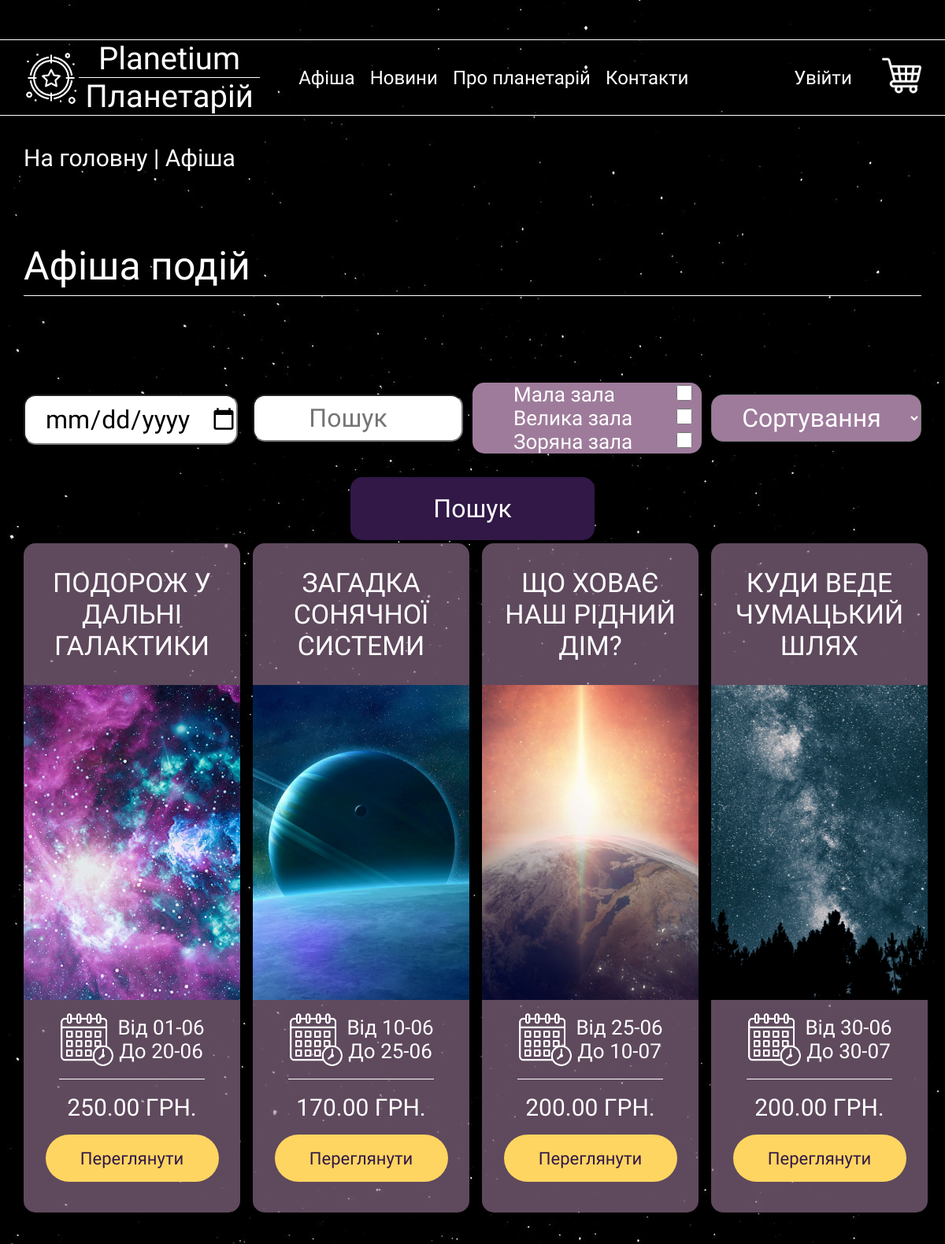
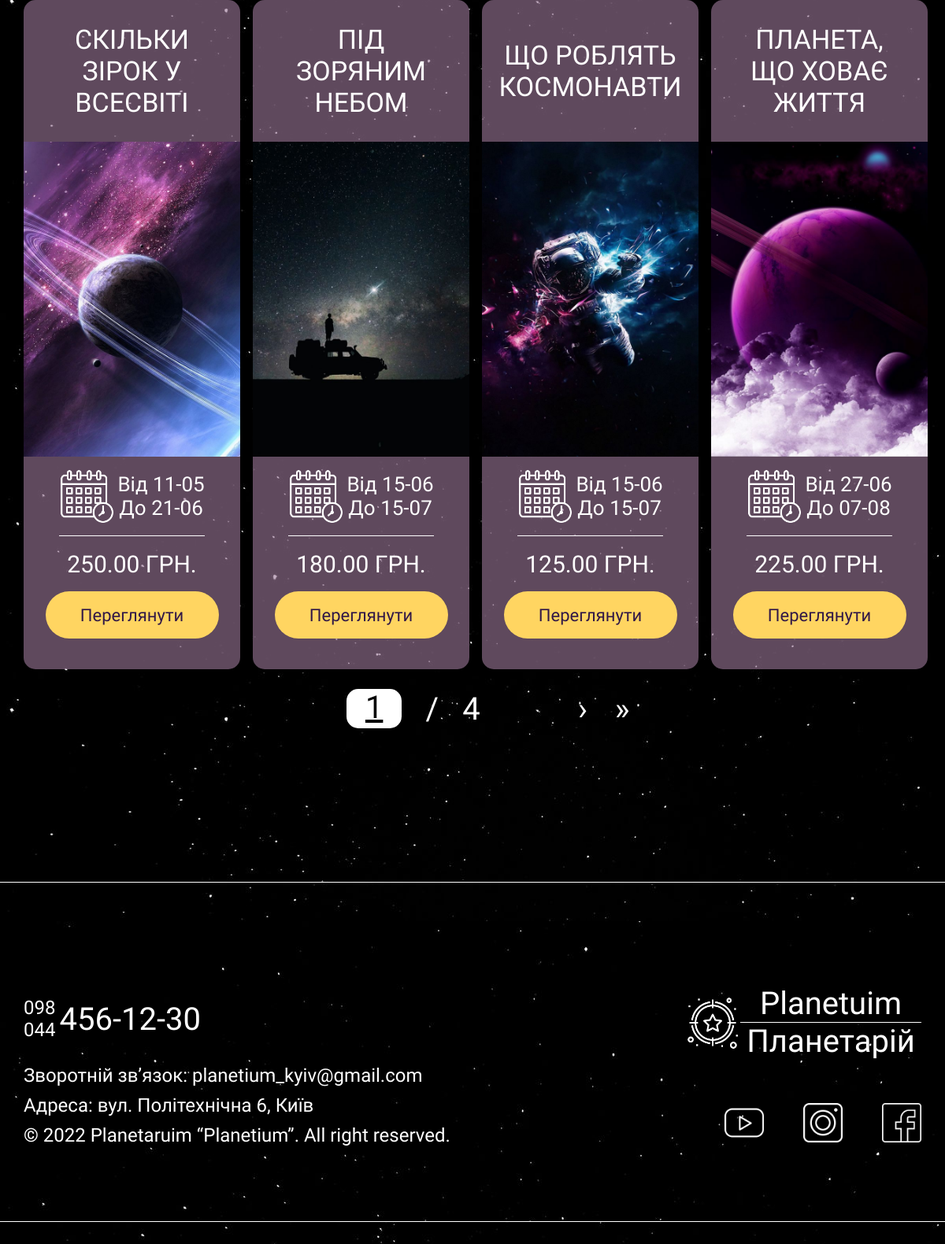
Screenshot of /events/ with the database file from the repository (2 pictures, top to bottom).
### Events/models.py (models this page shows, shortened)
class Event(models.Model):
    name = models.CharField(max_length=200)
    short_name = models.CharField(max_length=200)
    image = models.ImageField(upload_to='images/events/', default="images/default.png", blank=True)
    from_date = models.DateField()
    to_date = models.DateField()
    price = models.DecimalField(max_digits=10, decimal_places=2)
    about = models.TextField(max_length=2000)
    hall_id = models.ForeignKey(Hall, on_delete=models.CASCADE, related_name='events')
    popularity = models.PositiveSmallIntegerField()
    favourite = models.ManyToManyField(User, related_name='favourite', blank=True)

### Events/views.py (the view)
# urls.py: path('', all_events, name='all_events'),
def all_events(request):
    search_query = request.GET.get('search', '')
    date_picker = request.GET.get('date', '')
    hall_picker = request.GET.getlist('hall', '')
    sorting = request.GET.get('sorting', '')
    if search_query is not None and search_query != ' ':
        events = Event.objects.filter(name__icontains=search_query)
    else:
        events = Event.objects.all()
    if date_picker:
        events = events.filter(from_date__lte=date_picker, to_date__gte=date_picker)
    if hall_picker:
        filters = Q()
        for parameter in hall_picker:
            filters |= Q(hall_id=parameter)
        events = events.filter(filters)
    if sorting:
        events = events.order_by(sorting)
    paginator = Paginator(events, 8)
    page_number = request.GET.get('page')
    paginator_events = paginator.get_page(page_number)
    return render(request, "all_events.html", context={'events': paginator_events})

### Events/templatetags/custom_filters.py (called while the page is built)
@register.filter
def getlist_filter(query_dict, key):
    return query_dict.getlist(key)

### Events/templates/all_events.html (shortened to what this page needs)
{% extends 'index.html' %}
{% block content %}
<section class="links">
    <div class="container">
        <a href="{% url 'main:landing' %}">На головну</a>
        <p>&nbsp|&nbsp</p>
        <a href="{% url 'events:all_events' %}">Афіша</a>
    </div>
</section>
<section class="choice-maker">
        <div class="container">
            <div class="admin-events">
                <h1>
                    Афіша подій
                </h1>
            </div>
            <hr>
            <form class="search-form"  method="GET" action="{% url 'events:all_events' %}">
                <div class="row">
                        <div class="col-8 col-lg-3 sorting-boxes">
                            <input  class="search-input" type="date" placeholder="Дата" aria-label="Дата"
                                    name="date">
                        </div>
                        <div class="col-4 col-lg-3 sorting-boxes">
                                <input class="search-input" type="search" placeholder="Пошук" aria-label="Пошук"
                                       name="search">
                        </div>
                        <div class="col-12 col-lg-3 box-form">
                            <div class="check-boxes">
                                <label>
                                    Мала зала
                                    <input type="checkbox" name="hall" value="1">
                                </label>
                            </div>
                            <div class="check-boxes">
                                <label>
                                    Велика зала
                                    <input type="checkbox" name="hall" value="2">
                                </label>
                            </div>
                            <div class="check-boxes">
                                <label>
                                    Зоряна зала
                                    <input type="checkbox" name="hall" value="3">
                                </label>
                            </div>
                        </div>
                        <div class="col-12 col-lg-3 sorting-boxes">
                            <label>
                                <select name="sorting" id="sort-list" class="choicebox order">
                                        <option value="" id="placeholder" disabled selected hidden>Сортування</option>
                                </select>
                            </label>
                        </div>
                        <div class="form">
                            <button type="submit" class="search">Пошук</button>
                        </div>
                </div>
            </form>
        </div>
    </section>
<section class="posters-block posters-block-container">
    <div class="container">
        <div class="row">
            {% if events %}
                {% for event in events %}
                    <div class="col-6 col-xl-3">
                        <div class="poster">
                            <a class="name" href="{% url 'events:event' event.id %}">{{ event.name }}</a>
                            <img src="{{ event.image.url }}" alt="">
                            <div class="calendar">
                                <img src="/media/images/poster/calendar.png" alt="">
                                <div class="text">
                                    <p>Від {{ event.from_date|date:"d-m" }} </p>
                                    <p>До {{ event.to_date|date:"d-m" }}</p>
                                </div>
                            </div>
                            <hr class="poster-hr">
                            <p class="price">{{ event.price }} ГРН.</p>
                            <a href="{% url 'events:event' event.id %}">Переглянути</a>
                        </div>
                    </div>
                {% endfor %}
            {% else %}
                <h1>
                    На жаль, подій нема...
                </h1>
            {% endif %}
        </div>
{% load custom_filters %}
<div class="pagination-form">
    <ul class="pagination">
        <div class="current">
            <p class="current-page">{{ events.number }}</p>
            <p>/</p>
            <p>{{ events.paginator.num_pages }}</p>
        </div>
        {% if events.has_next %}
            <li class="page-item">
                <a href="?page={{ events.next_page_number }}" rel="next" aria-label="Next &raquo;">&rsaquo;</a>
                <a href="?page={{ events.paginator.num_pages }}">&raquo;</a>
            </li>
        {% endif %}
    </ul>
</div>
    </div>
</section>
{% endblock %}

### templates/index.html (shortened to what this page needs)
{% load static %}
<!DOCTYPE html>
<html lang="en">
<head>
    <link rel="stylesheet" href={% static "bootstrap-grid.min.css" %}>
    <link rel="stylesheet" type="text/css" href="{% static "/style.css" %}"  />
</head>
<body>
<header class="header{% if not request.path == '/' %} header-other-pages{% endif %}">
    <hr class="first-line">
    <div class="container">
        <a class="landing-href" href="{% url 'main:landing' %}">
            <div class="logo logo-header">
                <img src="/media/images/logo/focus.png" alt="">
                <div class="name">
                    <p>Planetium</p>
                    <hr>
                    <p>Планетарій</p>
                </div>
            </div>
        </a>
        <div class="menu">
            <a class="menu-item" href="{% url 'events:all_events' %}">Афіша</a>
            <a class="menu-item" href="{% url 'news:all_news' %}">Новини</a>
            <a class="menu-item" href="{% url 'main:about_us' %}">Про планетарій</a>
            <a class="menu-item" href="{% url 'main:contacts' %}">Контакти</a>
        </div>
        <div class="contacts">
            {% if user.is_authenticated %}
                <div class="login">
                    <a href="{% url 'account:logout' %}">Вийти</a>
                </div>
                <div class="login">
                    <a href="{% url 'user:profile' %}">{{ request.user }}</a>
                </div>
            {% else %}
                <div class="login">
                    <a href="{% url 'account:login' %}">Увійти</a>
                </div>
            {% endif %}
            <a href="{% url 'order:cart' %}">
                <img class="profile-pic" src="/media/images/logo/cart.png" alt="">
            </a>
        </div>
    </div>
    <hr>
</header>
{% block content %}
{% endblock %}
<footer class="footer">
    <hr>
    <div class="container">
        <div class="row">
            <div class="col-8 col-md-6">
                <div class="phone phone-footer">
                    <div class="small">
                        <div>098</div>
                        <div>044</div>
                    </div>
                    456-12-30
                </div>
                <div class="text">
                    <div class="line line-one">
                        <p>Зворотній зв’язок:&nbsp</p>
                        <p>planetium_kyiv@gmail.com</p>
                    </div>
                    <div class="line line-two">
                        <p>Адреса:&nbsp</p>
                        <p>вул. Політехнічна 6, Київ</p>
                    </div>
                    <div class="line line-three">
                        <p>© 2022 Planetaruim “Planetium”.&nbsp</p>
                        <p>All right reserved.</p>
                    </div>
                </div>
            </div>
            <div class="col-4 col-md-6">
                <a class="landing-href" href="{% url 'main:landing' %}">
                    <div class="logo logo-footer">
                        <img src="/media/images/logo/focus.png" alt="">
                        <div class="name ">
                            <p>Planetuim</p>
                            <hr>
                            <p>Планетарій</p>
                        </div>
                    </div>
                </a>
                <div class="media">
                    <a class="media-icon youtube" href="https://www.youtube.com/">
                        <img src="/media/images/media/youtube.png" alt="youtube">
                    </a>
                    <a class="media-icon instagram" href="https://www.instagram.com/">
                        <img src="/media/images/media/instagram.png" alt="">
                    </a>
                    <a class="media-icon facebook" href="https://www.facebook.com/">
                        <img src="/media/images/media/facebook.png" alt="">
                    </a>
                </div>
            </div>
        </div>
    </div>
    <hr class="last-line">
</footer>
</body>
</html>

### rows the page displays
Event: name "ПОДОРОЖ У ДАЛЬНІ ГАЛАКТИКИ", image (picture), from_date "01-06", to_date "20-06", price "250.00"
Event: name "ЗАГАДКА СОНЯЧНОЇ СИСТЕМИ", image (picture), from_date "10-06", to_date "25-06", price "170.00"
Event: name "ЩО ХОВАЄ НАШ РІДНИЙ ДІМ?", image (picture), from_date "25-06", to_date "10-07", price "200.00"
Event: name "КУДИ ВЕДЕ ЧУМАЦЬКИЙ ШЛЯХ", image (picture), from_date "30-06", to_date "30-07", price "200.00"
Event: name "СКІЛЬКИ ЗІРОК У ВСЕСВІТІ", image (picture), from_date "11-05", to_date "21-06", price "250.00"
Event: name "ПІД ЗОРЯНИМ НЕБОМ", image (picture), from_date "15-06", to_date "15-07", price "180.00"
Event: name "ЩО РОБЛЯТЬ КОСМОНАВТИ", image (picture), from_date "15-06", to_date "15-07", price "125.00"
Event: name "ПЛАНЕТА, ЩО ХОВАЄ ЖИТТЯ", image (picture), from_date "27-06", to_date "07-08", price "225.00"

### other values shown
{{ events.number }} "1"
{{ events.paginator.num_pages }} "4"
